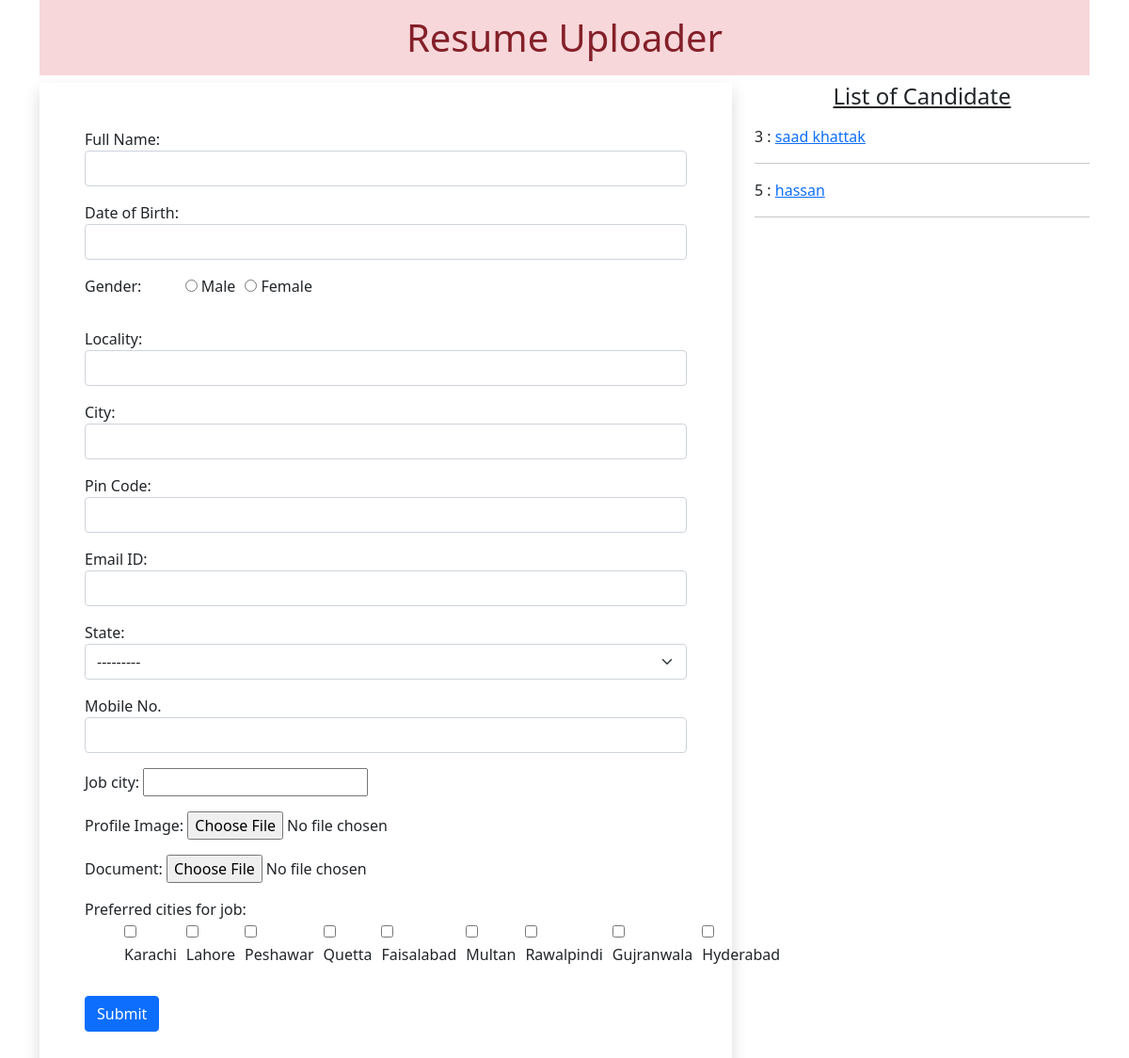
The page / on the database its author committed.
### MyApp/models.py (models this page shows)
class Resume(models.Model):
    name = models.CharField(max_length=100)
    dob = models.DateField(auto_now=False, auto_now_add=False)
    gender = models.CharField(max_length=100)
    locality = models.CharField(max_length=100)
    city = models.CharField(max_length=100)
    pin = models.PositiveIntegerField()
    state = models.CharField(choices=STATE_CHOICE, max_length=50)
    mobile = models.PositiveIntegerField()
    email = models.EmailField()
    job_city = models.CharField(max_length=50)
    profile_image = models.ImageField(upload_to='profileimg', blank=True)
    my_file = models.FileField(upload_to='doc', blank=True)

### MyApp/views.py (the view, shortened to what this page needs)
# urls.py: path('', views.HomeView.as_view(), name='Home'),
class HomeView(View):
 def get(self, request):
    form = ResumeForm()
    candidates = Resume.objects.all()
    return render(request, 'app/home.html', {'candidates': candidates, 'form': form})

### MyApp/templates/app/home.html (shortened to what this page needs)
<!DOCTYPE html>
{% load static %}
<html lang="en">
<head>
    <link href="https://cdn.jsdelivr.net/npm/bootstrap@5.0.0-beta2/dist/css/bootstrap.min.css" rel="stylesheet">
 <link rel="stylesheet" href="//code.jquery.com/ui/1.12.1/themes/base/jquery-ui.css">
<link rel="stylesheet" href="{% static 'app/css/style.css' %}">
</head>
<body>
 <div class="container mb-5">
  <h1 class="alert-danger text-center p-3">Resume Uploader</h1>
  <div class="row">
   <div class="col-sm-8">
    <form action="" method="post" enctype="multipart/form-data" class="shadow p-5">
     {% for fm in form %}
       <div class="form-group mb-3">
       {{fm.label_tag}} {{fm}} <small class="text-danger">{{fm.errors|striptags}}</small>
       </div>
     {% endfor %}
     <input type="submit" value="Submit" class="btn btn-primary">
    </form>
   </div>
       <div class="col-sm-4">
    <h4 class="text-center mb-3"><u>List of Candidate</u></h4>
    {% for candidate in candidates %}
     {{candidate.id}} : <a href="{% url 'candidate' candidate.id %}">{{candidate.name}}</a>
     <hr>
    {% endfor %}
   </div>
  </div>
 </div>
</body>
</html>

### MyApp/static/app/css/style.css (style rules this page uses)
#id_gender,#id_job_cities { list-style-type: none; display: inline-flex; }
#id_gender > li { padding-left: 10px; }
#id_job_cities > li { padding-left: 10px; }

### rows shown on the page
Resume: id "3", name "saad khattak"
Resume: id "5", name "hassan"

### other values the page prints
{{ fm.label_tag }} "Full Name:" "Date of Birth:" "Gender:" "Locality:" "City:" "Pin Code:" "Email ID:" "State:" "Mobile No." "Job city:" "Profile Image:" "Document:" "Preferred cities for job:"
